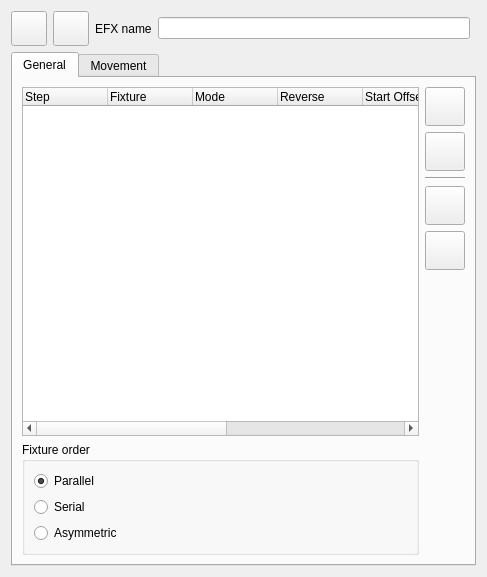
<?xml version="1.0" encoding="UTF-8"?>
<ui version="4.0">
 <author>Massimo Callegari</author>
 <comment>
  Q Light Controller Plus
  efxeditor.ui

  Copyright (c) 2015 Massimo Callegari

  Licensed under the Apache License, Version 2.0 (the "License");
  you may not use this file except in compliance with the License.
  You may obtain a copy of the License at

      http://www.apache.org/licenses/LICENSE-2.0.txt

  Unless required by applicable law or agreed to in writing, software
  distributed under the License is distributed on an "AS IS" BASIS,
  WITHOUT WARRANTIES OR CONDITIONS OF ANY KIND, either express or implied.
  See the License for the specific language governing permissions and
  limitations under the License.
 </comment>
 <class>EFXEditor</class>
 <widget class="QWidget" name="EFXEditor">
  <property name="geometry">
   <rect>
    <x>0</x>
    <y>0</y>
    <width>487</width>
    <height>577</height>
   </rect>
  </property>
  <property name="windowTitle">
   <string>EFX Editor</string>
  </property>
  <layout class="QGridLayout" name="gridLayout_5">
   <item row="3" column="0" colspan="2">
    <widget class="QTabWidget" name="m_tab">
     <property name="toolTip">
      <string/>
     </property>
     <property name="currentIndex">
      <number>0</number>
     </property>
     <widget class="QWidget" name="General">
      <attribute name="title">
       <string>General</string>
      </attribute>
      <layout class="QGridLayout" name="gridLayout_4">
       <item row="3" column="2">
        <widget class="Line" name="line">
         <property name="orientation">
          <enum>Qt::Horizontal</enum>
         </property>
        </widget>
       </item>
       <item row="1" column="2">
        <widget class="QToolButton" name="m_addFixtureButton">
         <property name="icon">
          <iconset resource="qlcui.qrc">
           <normaloff>:/edit_add.png</normaloff>:/edit_add.png</iconset>
         </property>
         <property name="iconSize">
          <size>
           <width>32</width>
           <height>32</height>
          </size>
         </property>
        </widget>
       </item>
       <item row="4" column="2">
        <widget class="QToolButton" name="m_raiseFixtureButton">
         <property name="icon">
          <iconset resource="qlcui.qrc">
           <normaloff>:/up.png</normaloff>:/up.png</iconset>
         </property>
         <property name="iconSize">
          <size>
           <width>32</width>
           <height>32</height>
          </size>
         </property>
        </widget>
       </item>
       <item row="2" column="2">
        <widget class="QToolButton" name="m_removeFixtureButton">
         <property name="icon">
          <iconset resource="qlcui.qrc">
           <normaloff>:/edit_remove.png</normaloff>:/edit_remove.png</iconset>
         </property>
         <property name="iconSize">
          <size>
           <width>32</width>
           <height>32</height>
          </size>
         </property>
        </widget>
       </item>
       <item row="8" column="0" colspan="2">
        <widget class="QGroupBox" name="m_orderGroup">
         <property name="title">
          <string>Fixture order</string>
         </property>
         <layout class="QVBoxLayout" name="verticalLayout_5">
          <item>
           <widget class="QRadioButton" name="m_parallelRadio">
            <property name="toolTip">
             <string>All fixtures move in parallel</string>
            </property>
            <property name="text">
             <string>Parallel</string>
            </property>
            <property name="checked">
             <bool>true</bool>
            </property>
           </widget>
          </item>
          <item>
           <widget class="QRadioButton" name="m_serialRadio">
            <property name="toolTip">
             <string>The pattern propagates to each fixture in a sequential order</string>
            </property>
            <property name="text">
             <string>Serial</string>
            </property>
           </widget>
          </item>
          <item>
           <widget class="QRadioButton" name="m_asymmetricRadio">
            <property name="toolTip">
             <string>Each fixture starts moving immediately with an offset</string>
            </property>
            <property name="text">
             <string>Asymmetric</string>
            </property>
           </widget>
          </item>
         </layout>
        </widget>
       </item>
       <item row="5" column="2">
        <widget class="QToolButton" name="m_lowerFixtureButton">
         <property name="icon">
          <iconset resource="qlcui.qrc">
           <normaloff>:/down.png</normaloff>:/down.png</iconset>
         </property>
         <property name="iconSize">
          <size>
           <width>32</width>
           <height>32</height>
          </size>
         </property>
        </widget>
       </item>
       <item row="1" column="0" rowspan="7" colspan="2">
        <widget class="QTreeWidget" name="m_tree">
         <property name="sizePolicy">
          <sizepolicy hsizetype="Expanding" vsizetype="Expanding">
           <horstretch>0</horstretch>
           <verstretch>1</verstretch>
          </sizepolicy>
         </property>
         <property name="alternatingRowColors">
          <bool>true</bool>
         </property>
         <property name="selectionMode">
          <enum>QAbstractItemView::ExtendedSelection</enum>
         </property>
         <property name="rootIsDecorated">
          <bool>false</bool>
         </property>
         <property name="itemsExpandable">
          <bool>false</bool>
         </property>
         <property name="allColumnsShowFocus">
          <bool>true</bool>
         </property>
         <attribute name="headerDefaultSectionSize">
          <number>85</number>
         </attribute>
         <column>
          <property name="text">
           <string>Step</string>
          </property>
         </column>
         <column>
          <property name="text">
           <string>Fixture</string>
          </property>
         </column>
         <column>
          <property name="text">
           <string>Mode</string>
          </property>
         </column>
         <column>
          <property name="text">
           <string>Reverse</string>
          </property>
         </column>
         <column>
          <property name="text">
           <string>Start Offset</string>
          </property>
         </column>
         <column>
          <property name="text">
           <string>X</string>
          </property>
         </column>
         <column>
          <property name="text">
           <string>Y</string>
          </property>
         </column>
         <column>
          <property name="text">
           <string>Copy</string>
          </property>
         </column>
         <column>
          <property name="text">
           <string>UsedChannels</string>
          </property>
         </column>
        </widget>
       </item>
       <item row="6" column="2" rowspan="3">
        <spacer name="verticalSpacer">
         <property name="orientation">
          <enum>Qt::Vertical</enum>
         </property>
         <property name="sizeHint" stdset="0">
          <size>
           <width>0</width>
           <height>0</height>
          </size>
         </property>
        </spacer>
       </item>
      </layout>
     </widget>
     <widget class="QWidget" name="Movement">
      <attribute name="title">
       <string>Movement</string>
      </attribute>
      <layout class="QGridLayout" name="gridLayout_3">
       <item row="0" column="0" rowspan="2" colspan="2">
        <widget class="QFrame" name="m_previewFrame">
         <property name="sizePolicy">
          <sizepolicy hsizetype="Expanding" vsizetype="Expanding">
           <horstretch>0</horstretch>
           <verstretch>1</verstretch>
          </sizepolicy>
         </property>
         <property name="frameShape">
          <enum>QFrame::StyledPanel</enum>
         </property>
         <property name="frameShadow">
          <enum>QFrame::Sunken</enum>
         </property>
        </widget>
       </item>
       <item row="0" column="2">
        <widget class="QGroupBox" name="m_algorithmGroup">
         <property name="sizePolicy">
          <sizepolicy hsizetype="Preferred" vsizetype="Maximum">
           <horstretch>0</horstretch>
           <verstretch>0</verstretch>
          </sizepolicy>
         </property>
         <property name="title">
          <string>Pattern</string>
         </property>
         <layout class="QVBoxLayout" name="verticalLayout_3">
          <property name="topMargin">
           <number>0</number>
          </property>
          <property name="bottomMargin">
           <number>0</number>
          </property>
          <item>
           <widget class="QComboBox" name="m_algorithmCombo">
            <property name="toolTip">
             <string>Pattern for moving the mirror/head</string>
            </property>
           </widget>
          </item>
         </layout>
        </widget>
       </item>
       <item row="1" column="2" rowspan="2">
        <widget class="QGroupBox" name="m_parametersGroup">
         <property name="title">
          <string>Parameters</string>
         </property>
         <layout class="QGridLayout" name="gridLayout">
          <property name="topMargin">
           <number>0</number>
          </property>
          <property name="bottomMargin">
           <number>0</number>
          </property>
          <property name="verticalSpacing">
           <number>4</number>
          </property>
          <item row="15" column="0" colspan="2">
           <widget class="Line" name="line_3">
            <property name="orientation">
             <enum>Qt::Horizontal</enum>
            </property>
           </widget>
          </item>
          <item row="0" column="0">
           <widget class="QLabel" name="m_widthLabel">
            <property name="text">
             <string>Width</string>
            </property>
           </widget>
          </item>
          <item row="5" column="0">
           <widget class="QLabel" name="m_startOffsetLabel">
            <property name="text">
             <string>Start Offset</string>
            </property>
            <property name="textFormat">
             <enum>Qt::AutoText</enum>
            </property>
           </widget>
          </item>
          <item row="9" column="0">
           <widget class="QLabel" name="m_xFrequencyLabel">
            <property name="enabled">
             <bool>false</bool>
            </property>
            <property name="text">
             <string>X frequency</string>
            </property>
           </widget>
          </item>
          <item row="11" column="1">
           <widget class="QSpinBox" name="m_xPhaseSpin">
            <property name="enabled">
             <bool>false</bool>
            </property>
            <property name="toolTip">
             <string>Lissajous pattern's X phase</string>
            </property>
            <property name="maximum">
             <number>360</number>
            </property>
            <property name="value">
             <number>90</number>
            </property>
           </widget>
          </item>
          <item row="17" column="0" colspan="2">
           <spacer name="verticalSpacer_4">
            <property name="orientation">
             <enum>Qt::Vertical</enum>
            </property>
            <property name="sizeHint" stdset="0">
             <size>
              <width>20</width>
              <height>40</height>
             </size>
            </property>
           </spacer>
          </item>
          <item row="11" column="0">
           <widget class="QLabel" name="m_xPhaseLabel">
            <property name="enabled">
             <bool>false</bool>
            </property>
            <property name="text">
             <string>X phase</string>
            </property>
           </widget>
          </item>
          <item row="10" column="1">
           <widget class="QSpinBox" name="m_yFrequencySpin">
            <property name="enabled">
             <bool>false</bool>
            </property>
            <property name="toolTip">
             <string>Lissajous pattern's Y frequency</string>
            </property>
            <property name="maximum">
             <number>32</number>
            </property>
            <property name="value">
             <number>1</number>
            </property>
           </widget>
          </item>
          <item row="10" column="0">
           <widget class="QLabel" name="m_yFrequencyLabel">
            <property name="enabled">
             <bool>false</bool>
            </property>
            <property name="text">
             <string>Y frequency</string>
            </property>
           </widget>
          </item>
          <item row="9" column="1">
           <widget class="QSpinBox" name="m_xFrequencySpin">
            <property name="enabled">
             <bool>false</bool>
            </property>
            <property name="toolTip">
             <string>Lissajous pattern's X frequency</string>
            </property>
            <property name="maximum">
             <number>32</number>
            </property>
            <property name="value">
             <number>2</number>
            </property>
           </widget>
          </item>
          <item row="6" column="0">
           <widget class="QCheckBox" name="m_isRelativeCheckbox">
            <property name="text">
             <string>Relative</string>
            </property>
           </widget>
          </item>
          <item row="12" column="0">
           <widget class="QLabel" name="m_yPhaseLabel">
            <property name="enabled">
             <bool>false</bool>
            </property>
            <property name="text">
             <string>Y phase</string>
            </property>
           </widget>
          </item>
          <item row="7" column="0" colspan="2">
           <widget class="Line" name="line_2">
            <property name="orientation">
             <enum>Qt::Horizontal</enum>
            </property>
           </widget>
          </item>
          <item row="12" column="1">
           <widget class="QSpinBox" name="m_yPhaseSpin">
            <property name="enabled">
             <bool>false</bool>
            </property>
            <property name="toolTip">
             <string>Lissajous pattern's Y phase</string>
            </property>
            <property name="maximum">
             <number>360</number>
            </property>
            <property name="value">
             <number>90</number>
            </property>
           </widget>
          </item>
          <item row="1" column="0">
           <widget class="QLabel" name="m_heightLabel">
            <property name="text">
             <string>Height</string>
            </property>
           </widget>
          </item>
          <item row="3" column="0">
           <widget class="QLabel" name="m_yOffsetLabel">
            <property name="text">
             <string>Y offset</string>
            </property>
           </widget>
          </item>
          <item row="2" column="0">
           <widget class="QLabel" name="m_xOffsetLabel">
            <property name="text">
             <string>X offset</string>
            </property>
           </widget>
          </item>
          <item row="4" column="0">
           <widget class="QLabel" name="m_rotationLabel">
            <property name="text">
             <string>Rotation</string>
            </property>
           </widget>
          </item>
          <item row="16" column="0" colspan="2">
           <widget class="QCheckBox" name="m_colorCheck">
            <property name="text">
             <string>Color Background</string>
            </property>
           </widget>
          </item>
          <item row="0" column="1">
           <widget class="QDoubleSpinBox" name="m_widthSpin">
            <property name="toolTip">
             <string>Value width of the pattern</string>
            </property>
            <property name="decimals">
             <number>3</number>
            </property>
            <property name="maximum">
             <double>256.000000000000000</double>
            </property>
           </widget>
          </item>
          <item row="1" column="1">
           <widget class="QDoubleSpinBox" name="m_heightSpin">
            <property name="toolTip">
             <string>Value height of the pattern</string>
            </property>
            <property name="decimals">
             <number>3</number>
            </property>
            <property name="maximum">
             <double>256.000000000000000</double>
            </property>
           </widget>
          </item>
          <item row="2" column="1">
           <widget class="QDoubleSpinBox" name="m_xOffsetSpin">
            <property name="toolTip">
             <string>Pattern's center point on the X axis</string>
            </property>
            <property name="decimals">
             <number>3</number>
            </property>
            <property name="maximum">
             <double>256.000000000000000</double>
            </property>
           </widget>
          </item>
          <item row="3" column="1">
           <widget class="QDoubleSpinBox" name="m_yOffsetSpin">
            <property name="toolTip">
             <string>Pattern's center point on the Y axis</string>
            </property>
            <property name="decimals">
             <number>3</number>
            </property>
            <property name="maximum">
             <double>256.000000000000000</double>
            </property>
           </widget>
          </item>
          <item row="4" column="1">
           <widget class="QDoubleSpinBox" name="m_rotationSpin">
            <property name="toolTip">
             <string>Rotation of the pattern's starting point</string>
            </property>
            <property name="decimals">
             <number>3</number>
            </property>
            <property name="maximum">
             <double>360.000000000000000</double>
            </property>
           </widget>
          </item>
          <item row="5" column="1">
           <widget class="QDoubleSpinBox" name="m_startOffsetSpin">
            <property name="decimals">
             <number>3</number>
            </property>
            <property name="maximum">
             <double>360.000000000000000</double>
            </property>
           </widget>
          </item>
         </layout>
        </widget>
       </item>
       <item row="2" column="0">
        <widget class="QGroupBox" name="m_directionGroup">
         <property name="title">
          <string>Direction</string>
         </property>
         <layout class="QVBoxLayout" name="verticalLayout_2">
          <item>
           <widget class="QRadioButton" name="m_forward">
            <property name="toolTip">
             <string>Run the pattern forwards</string>
            </property>
            <property name="text">
             <string>Forward</string>
            </property>
            <property name="checked">
             <bool>true</bool>
            </property>
           </widget>
          </item>
          <item>
           <widget class="QRadioButton" name="m_backward">
            <property name="toolTip">
             <string>Run the pattern backwards</string>
            </property>
            <property name="text">
             <string>Backward</string>
            </property>
           </widget>
          </item>
          <item>
           <spacer name="verticalSpacer_2">
            <property name="orientation">
             <enum>Qt::Vertical</enum>
            </property>
            <property name="sizeType">
             <enum>QSizePolicy::Minimum</enum>
            </property>
            <property name="sizeHint" stdset="0">
             <size>
              <width>20</width>
              <height>40</height>
             </size>
            </property>
           </spacer>
          </item>
         </layout>
        </widget>
       </item>
       <item row="2" column="1">
        <widget class="QGroupBox" name="m_runOrderGroup">
         <property name="title">
          <string>Run order</string>
         </property>
         <layout class="QVBoxLayout" name="_2">
          <item>
           <widget class="QRadioButton" name="m_loop">
            <property name="toolTip">
             <string>Run through over and over again</string>
            </property>
            <property name="text">
             <string>Loop</string>
            </property>
            <property name="checked">
             <bool>true</bool>
            </property>
           </widget>
          </item>
          <item>
           <widget class="QRadioButton" name="m_singleShot">
            <property name="toolTip">
             <string>Run through once and stop</string>
            </property>
            <property name="text">
             <string>Single shot</string>
            </property>
           </widget>
          </item>
          <item>
           <widget class="QRadioButton" name="m_pingPong">
            <property name="toolTip">
             <string>First run forwards, then backwards, again forwards, etc...</string>
            </property>
            <property name="text">
             <string>Ping pong</string>
            </property>
           </widget>
          </item>
          <item>
           <spacer name="verticalSpacer_3">
            <property name="orientation">
             <enum>Qt::Vertical</enum>
            </property>
            <property name="sizeType">
             <enum>QSizePolicy::Minimum</enum>
            </property>
            <property name="sizeHint" stdset="0">
             <size>
              <width>20</width>
              <height>40</height>
             </size>
            </property>
           </spacer>
          </item>
         </layout>
        </widget>
       </item>
      </layout>
     </widget>
    </widget>
   </item>
   <item row="1" column="0">
    <layout class="QHBoxLayout" name="horizontalLayout">
     <item>
      <widget class="QToolButton" name="m_speedDial">
       <property name="toolTip">
        <string>Show/Hide speed dial window</string>
       </property>
       <property name="icon">
        <iconset resource="qlcui.qrc">
         <normaloff>:/speed.png</normaloff>:/speed.png</iconset>
       </property>
       <property name="iconSize">
        <size>
         <width>28</width>
         <height>28</height>
        </size>
       </property>
       <property name="checkable">
        <bool>true</bool>
       </property>
      </widget>
     </item>
     <item>
      <widget class="QToolButton" name="m_testButton">
       <property name="toolTip">
        <string>See what the EFX does when it is run</string>
       </property>
       <property name="icon">
        <iconset resource="qlcui.qrc">
         <normaloff>:/player_play.png</normaloff>:/player_play.png</iconset>
       </property>
       <property name="iconSize">
        <size>
         <width>28</width>
         <height>28</height>
        </size>
       </property>
       <property name="checkable">
        <bool>true</bool>
       </property>
      </widget>
     </item>
     <item>
      <widget class="QLabel" name="m_nameLabel">
       <property name="sizePolicy">
        <sizepolicy hsizetype="Maximum" vsizetype="Preferred">
         <horstretch>0</horstretch>
         <verstretch>0</verstretch>
        </sizepolicy>
       </property>
       <property name="text">
        <string>EFX name</string>
       </property>
      </widget>
     </item>
     <item>
      <widget class="QLineEdit" name="m_nameEdit">
       <property name="toolTip">
        <string>The name of the function being edited</string>
       </property>
      </widget>
     </item>
    </layout>
   </item>
  </layout>
 </widget>
 <tabstops>
  <tabstop>m_speedDial</tabstop>
  <tabstop>m_testButton</tabstop>
  <tabstop>m_nameEdit</tabstop>
  <tabstop>m_tab</tabstop>
  <tabstop>m_addFixtureButton</tabstop>
  <tabstop>m_removeFixtureButton</tabstop>
  <tabstop>m_raiseFixtureButton</tabstop>
  <tabstop>m_lowerFixtureButton</tabstop>
  <tabstop>m_parallelRadio</tabstop>
  <tabstop>m_serialRadio</tabstop>
  <tabstop>m_asymmetricRadio</tabstop>
  <tabstop>m_tree</tabstop>
  <tabstop>m_algorithmCombo</tabstop>
  <tabstop>m_widthSpin</tabstop>
  <tabstop>m_heightSpin</tabstop>
  <tabstop>m_xOffsetSpin</tabstop>
  <tabstop>m_yOffsetSpin</tabstop>
  <tabstop>m_rotationSpin</tabstop>
  <tabstop>m_startOffsetSpin</tabstop>
  <tabstop>m_isRelativeCheckbox</tabstop>
  <tabstop>m_xFrequencySpin</tabstop>
  <tabstop>m_yFrequencySpin</tabstop>
  <tabstop>m_xPhaseSpin</tabstop>
  <tabstop>m_yPhaseSpin</tabstop>
  <tabstop>m_colorCheck</tabstop>
  <tabstop>m_forward</tabstop>
  <tabstop>m_backward</tabstop>
  <tabstop>m_loop</tabstop>
  <tabstop>m_pingPong</tabstop>
  <tabstop>m_singleShot</tabstop>
 </tabstops>
 <resources>
  <include location="qlcui.qrc"/>
 </resources>
 <connections/>
</ui>
